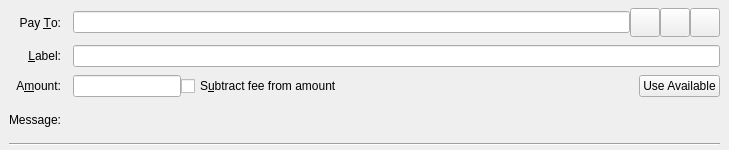
<?xml version="1.0" encoding="UTF-8"?>
<ui version="4.0">
 <class>SendCoinsEntry</class>
 <widget class="QStackedWidget" name="SendCoinsEntry">
  <property name="geometry">
   <rect>
    <x>0</x>
    <y>0</y>
    <width>729</width>
    <height>150</height>
   </rect>
  </property>
  <property name="focusPolicy">
   <enum>Qt::TabFocus</enum>
  </property>
  <property name="autoFillBackground">
   <bool>false</bool>
  </property>
  <widget class="QFrame" name="SendCoins">
   <property name="toolTip">
    <string>This is a normal payment.</string>
   </property>
   <property name="frameShape">
    <enum>QFrame::NoFrame</enum>
   </property>
   <layout class="QGridLayout" name="gridLayout">
    <property name="topMargin">
     <number>8</number>
    </property>
    <property name="bottomMargin">
     <number>4</number>
    </property>
    <property name="horizontalSpacing">
     <number>12</number>
    </property>
    <property name="verticalSpacing">
     <number>8</number>
    </property>
    <item row="0" column="0">
     <widget class="QLabel" name="payToLabel">
      <property name="text">
       <string>Pay &amp;To:</string>
      </property>
      <property name="alignment">
       <set>Qt::AlignRight|Qt::AlignTrailing|Qt::AlignVCenter</set>
      </property>
      <property name="buddy">
       <cstring>payTo</cstring>
      </property>
     </widget>
    </item>
    <item row="0" column="1">
     <layout class="QHBoxLayout" name="payToLayout">
      <property name="spacing">
       <number>0</number>
      </property>
      <item>
       <widget class="QValidatedLineEdit" name="payTo">
        <property name="toolTip">
         <string>The Swamp address to send the payment to</string>
        </property>
       </widget>
      </item>
      <item>
       <widget class="QToolButton" name="addressBookButton">
        <property name="toolTip">
         <string>Choose previously used address</string>
        </property>
        <property name="text">
         <string/>
        </property>
        <property name="iconSize">
         <size>
          <width>22</width>
          <height>22</height>
         </size>
        </property>
        <property name="shortcut">
         <string>Alt+A</string>
        </property>
       </widget>
      </item>
      <item>
       <widget class="QToolButton" name="pasteButton">
        <property name="toolTip">
         <string>Paste address from clipboard</string>
        </property>
        <property name="text">
         <string/>
        </property>
        <property name="iconSize">
         <size>
          <width>22</width>
          <height>22</height>
         </size>
        </property>
        <property name="shortcut">
         <string>Alt+P</string>
        </property>
       </widget>
      </item>
      <item>
       <widget class="QToolButton" name="deleteButton">
        <property name="toolTip">
         <string>Remove this entry</string>
        </property>
        <property name="text">
         <string/>
        </property>
        <property name="iconSize">
         <size>
          <width>22</width>
          <height>22</height>
         </size>
        </property>
       </widget>
      </item>
     </layout>
    </item>
    <item row="1" column="0">
     <widget class="QLabel" name="labellLabel">
      <property name="text">
       <string>&amp;Label:</string>
      </property>
      <property name="alignment">
       <set>Qt::AlignRight|Qt::AlignTrailing|Qt::AlignVCenter</set>
      </property>
      <property name="buddy">
       <cstring>addAsLabel</cstring>
      </property>
     </widget>
    </item>
    <item row="1" column="1">
     <widget class="QLineEdit" name="addAsLabel">
      <property name="toolTip">
       <string>Enter a label for this address to add it to the list of used addresses</string>
      </property>
     </widget>
    </item>
    <item row="2" column="0">
     <widget class="QLabel" name="amountLabel">
      <property name="text">
       <string>A&amp;mount:</string>
      </property>
      <property name="alignment">
       <set>Qt::AlignRight|Qt::AlignTrailing|Qt::AlignVCenter</set>
      </property>
      <property name="buddy">
       <cstring>payAmount</cstring>
      </property>
     </widget>
    </item>
    <item row="2" column="1">
     <layout class="QHBoxLayout" name="horizontalLayoutAmount" stretch="0,0,1,0">
      <item>
       <widget class="BitcoinAmountField" name="payAmount"/>
      </item>
      <item>
       <widget class="QCheckBox" name="checkboxSubtractFeeFromAmount">
        <property name="toolTip">
         <string>The fee will be deducted from the amount being sent. The recipient will receive a lower amount of Swamp than you enter in the amount field. If multiple recipients are selected, the fee is split equally.</string>
        </property>
        <property name="text">
         <string>S&amp;ubtract fee from amount</string>
        </property>
       </widget>
      </item>
      <item>
       <spacer name="horizontalSpacerAmountRow">
        <property name="orientation">
         <enum>Qt::Horizontal</enum>
        </property>
        <property name="sizeHint" stdset="0">
         <size>
          <width>40</width>
          <height>20</height>
         </size>
        </property>
       </spacer>
      </item>
      <item>
       <widget class="QPushButton" name="useAvailableButton">
        <property name="toolTip">
         <string>Use the remaining available balance for this recipient and subtract the fee from the amount.</string>
        </property>
        <property name="text">
         <string>Use Available</string>
        </property>
        <property name="autoDefault">
         <bool>false</bool>
        </property>
       </widget>
      </item>
     </layout>
    </item>
    <item row="3" column="0">
     <widget class="QLabel" name="messageLabel">
      <property name="text">
       <string>Message:</string>
      </property>
      <property name="alignment">
       <set>Qt::AlignRight|Qt::AlignTrailing|Qt::AlignVCenter</set>
      </property>
     </widget>
    </item>
    <item row="3" column="1">
     <widget class="QLabel" name="messageTextLabel">
      <property name="toolTip">
       <string>A message that was attached to the swamp: URI which will be stored with the transaction for your reference. Note: This message will not be sent over the Swamp network.</string>
      </property>
      <property name="textFormat">
       <enum>Qt::PlainText</enum>
      </property>
     </widget>
    </item>
    <item row="4" column="0" colspan="2">
     <widget class="Line" name="line">
      <property name="orientation">
       <enum>Qt::Horizontal</enum>
      </property>
     </widget>
    </item>
   </layout>
  </widget>
  <widget class="QFrame" name="SendCoins_UnauthenticatedPaymentRequest">
   <property name="palette">
    <palette>
     <active>
      <colorrole role="WindowText">
       <brush brushstyle="SolidPattern">
        <color alpha="255">
         <red>0</red>
         <green>0</green>
         <blue>0</blue>
        </color>
       </brush>
      </colorrole>
      <colorrole role="Button">
       <brush brushstyle="SolidPattern">
        <color alpha="255">
         <red>255</red>
         <green>255</green>
         <blue>127</blue>
        </color>
       </brush>
      </colorrole>
      <colorrole role="Light">
       <brush brushstyle="SolidPattern">
        <color alpha="255">
         <red>255</red>
         <green>255</green>
         <blue>255</blue>
        </color>
       </brush>
      </colorrole>
      <colorrole role="Midlight">
       <brush brushstyle="SolidPattern">
        <color alpha="255">
         <red>255</red>
         <green>255</green>
         <blue>191</blue>
        </color>
       </brush>
      </colorrole>
      <colorrole role="Dark">
       <brush brushstyle="SolidPattern">
        <color alpha="255">
         <red>127</red>
         <green>127</green>
         <blue>63</blue>
        </color>
       </brush>
      </colorrole>
      <colorrole role="Mid">
       <brush brushstyle="SolidPattern">
        <color alpha="255">
         <red>170</red>
         <green>170</green>
         <blue>84</blue>
        </color>
       </brush>
      </colorrole>
      <colorrole role="Text">
       <brush brushstyle="SolidPattern">
        <color alpha="255">
         <red>0</red>
         <green>0</green>
         <blue>0</blue>
        </color>
       </brush>
      </colorrole>
      <colorrole role="BrightText">
       <brush brushstyle="SolidPattern">
        <color alpha="255">
         <red>255</red>
         <green>255</green>
         <blue>255</blue>
        </color>
       </brush>
      </colorrole>
      <colorrole role="ButtonText">
       <brush brushstyle="SolidPattern">
        <color alpha="255">
         <red>0</red>
         <green>0</green>
         <blue>0</blue>
        </color>
       </brush>
      </colorrole>
      <colorrole role="Base">
       <brush brushstyle="SolidPattern">
        <color alpha="255">
         <red>255</red>
         <green>255</green>
         <blue>255</blue>
        </color>
       </brush>
      </colorrole>
      <colorrole role="Window">
       <brush brushstyle="SolidPattern">
        <color alpha="255">
         <red>255</red>
         <green>255</green>
         <blue>127</blue>
        </color>
       </brush>
      </colorrole>
      <colorrole role="Shadow">
       <brush brushstyle="SolidPattern">
        <color alpha="255">
         <red>0</red>
         <green>0</green>
         <blue>0</blue>
        </color>
       </brush>
      </colorrole>
      <colorrole role="AlternateBase">
       <brush brushstyle="SolidPattern">
        <color alpha="255">
         <red>255</red>
         <green>255</green>
         <blue>191</blue>
        </color>
       </brush>
      </colorrole>
      <colorrole role="ToolTipBase">
       <brush brushstyle="SolidPattern">
        <color alpha="255">
         <red>255</red>
         <green>255</green>
         <blue>220</blue>
        </color>
       </brush>
      </colorrole>
      <colorrole role="ToolTipText">
       <brush brushstyle="SolidPattern">
        <color alpha="255">
         <red>0</red>
         <green>0</green>
         <blue>0</blue>
        </color>
       </brush>
      </colorrole>
     </active>
     <inactive>
      <colorrole role="WindowText">
       <brush brushstyle="SolidPattern">
        <color alpha="255">
         <red>0</red>
         <green>0</green>
         <blue>0</blue>
        </color>
       </brush>
      </colorrole>
      <colorrole role="Button">
       <brush brushstyle="SolidPattern">
        <color alpha="255">
         <red>255</red>
         <green>255</green>
         <blue>127</blue>
        </color>
       </brush>
      </colorrole>
      <colorrole role="Light">
       <brush brushstyle="SolidPattern">
        <color alpha="255">
         <red>255</red>
         <green>255</green>
         <blue>255</blue>
        </color>
       </brush>
      </colorrole>
      <colorrole role="Midlight">
       <brush brushstyle="SolidPattern">
        <color alpha="255">
         <red>255</red>
         <green>255</green>
         <blue>191</blue>
        </color>
       </brush>
      </colorrole>
      <colorrole role="Dark">
       <brush brushstyle="SolidPattern">
        <color alpha="255">
         <red>127</red>
         <green>127</green>
         <blue>63</blue>
        </color>
       </brush>
      </colorrole>
      <colorrole role="Mid">
       <brush brushstyle="SolidPattern">
        <color alpha="255">
         <red>170</red>
         <green>170</green>
         <blue>84</blue>
        </color>
       </brush>
      </colorrole>
      <colorrole role="Text">
       <brush brushstyle="SolidPattern">
        <color alpha="255">
         <red>0</red>
         <green>0</green>
         <blue>0</blue>
        </color>
       </brush>
      </colorrole>
      <colorrole role="BrightText">
       <brush brushstyle="SolidPattern">
        <color alpha="255">
         <red>255</red>
         <green>255</green>
         <blue>255</blue>
        </color>
       </brush>
      </colorrole>
      <colorrole role="ButtonText">
       <brush brushstyle="SolidPattern">
        <color alpha="255">
         <red>0</red>
         <green>0</green>
         <blue>0</blue>
        </color>
       </brush>
      </colorrole>
      <colorrole role="Base">
       <brush brushstyle="SolidPattern">
        <color alpha="255">
         <red>255</red>
         <green>255</green>
         <blue>255</blue>
        </color>
       </brush>
      </colorrole>
      <colorrole role="Window">
       <brush brushstyle="SolidPattern">
        <color alpha="255">
         <red>255</red>
         <green>255</green>
         <blue>127</blue>
        </color>
       </brush>
      </colorrole>
      <colorrole role="Shadow">
       <brush brushstyle="SolidPattern">
        <color alpha="255">
         <red>0</red>
         <green>0</green>
         <blue>0</blue>
        </color>
       </brush>
      </colorrole>
      <colorrole role="AlternateBase">
       <brush brushstyle="SolidPattern">
        <color alpha="255">
         <red>255</red>
         <green>255</green>
         <blue>191</blue>
        </color>
       </brush>
      </colorrole>
      <colorrole role="ToolTipBase">
       <brush brushstyle="SolidPattern">
        <color alpha="255">
         <red>255</red>
         <green>255</green>
         <blue>220</blue>
        </color>
       </brush>
      </colorrole>
      <colorrole role="ToolTipText">
       <brush brushstyle="SolidPattern">
        <color alpha="255">
         <red>0</red>
         <green>0</green>
         <blue>0</blue>
        </color>
       </brush>
      </colorrole>
     </inactive>
     <disabled>
      <colorrole role="WindowText">
       <brush brushstyle="SolidPattern">
        <color alpha="255">
         <red>127</red>
         <green>127</green>
         <blue>63</blue>
        </color>
       </brush>
      </colorrole>
      <colorrole role="Button">
       <brush brushstyle="SolidPattern">
        <color alpha="255">
         <red>255</red>
         <green>255</green>
         <blue>127</blue>
        </color>
       </brush>
      </colorrole>
      <colorrole role="Light">
       <brush brushstyle="SolidPattern">
        <color alpha="255">
         <red>255</red>
         <green>255</green>
         <blue>255</blue>
        </color>
       </brush>
      </colorrole>
      <colorrole role="Midlight">
       <brush brushstyle="SolidPattern">
        <color alpha="255">
         <red>255</red>
         <green>255</green>
         <blue>191</blue>
        </color>
       </brush>
      </colorrole>
      <colorrole role="Dark">
       <brush brushstyle="SolidPattern">
        <color alpha="255">
         <red>127</red>
         <green>127</green>
         <blue>63</blue>
        </color>
       </brush>
      </colorrole>
      <colorrole role="Mid">
       <brush brushstyle="SolidPattern">
        <color alpha="255">
         <red>170</red>
         <green>170</green>
         <blue>84</blue>
        </color>
       </brush>
      </colorrole>
      <colorrole role="Text">
       <brush brushstyle="SolidPattern">
        <color alpha="255">
         <red>127</red>
         <green>127</green>
         <blue>63</blue>
        </color>
       </brush>
      </colorrole>
      <colorrole role="BrightText">
       <brush brushstyle="SolidPattern">
        <color alpha="255">
         <red>255</red>
         <green>255</green>
         <blue>255</blue>
        </color>
       </brush>
      </colorrole>
      <colorrole role="ButtonText">
       <brush brushstyle="SolidPattern">
        <color alpha="255">
         <red>127</red>
         <green>127</green>
         <blue>63</blue>
        </color>
       </brush>
      </colorrole>
      <colorrole role="Base">
       <brush brushstyle="SolidPattern">
        <color alpha="255">
         <red>255</red>
         <green>255</green>
         <blue>127</blue>
        </color>
       </brush>
      </colorrole>
      <colorrole role="Window">
       <brush brushstyle="SolidPattern">
        <color alpha="255">
         <red>255</red>
         <green>255</green>
         <blue>127</blue>
        </color>
       </brush>
      </colorrole>
      <colorrole role="Shadow">
       <brush brushstyle="SolidPattern">
        <color alpha="255">
         <red>0</red>
         <green>0</green>
         <blue>0</blue>
        </color>
       </brush>
      </colorrole>
      <colorrole role="AlternateBase">
       <brush brushstyle="SolidPattern">
        <color alpha="255">
         <red>255</red>
         <green>255</green>
         <blue>127</blue>
        </color>
       </brush>
      </colorrole>
      <colorrole role="ToolTipBase">
       <brush brushstyle="SolidPattern">
        <color alpha="255">
         <red>255</red>
         <green>255</green>
         <blue>220</blue>
        </color>
       </brush>
      </colorrole>
      <colorrole role="ToolTipText">
       <brush brushstyle="SolidPattern">
        <color alpha="255">
         <red>0</red>
         <green>0</green>
         <blue>0</blue>
        </color>
       </brush>
      </colorrole>
     </disabled>
    </palette>
   </property>
   <property name="toolTip">
    <string>This is an unauthenticated payment request.</string>
   </property>
   <property name="autoFillBackground">
    <bool>true</bool>
   </property>
   <property name="frameShape">
    <enum>QFrame::NoFrame</enum>
   </property>
   <layout class="QGridLayout" name="gridLayout_is">
    <property name="spacing">
     <number>12</number>
    </property>
    <item row="0" column="0">
     <widget class="QLabel" name="payToLabel_is">
      <property name="text">
       <string>Pay To:</string>
      </property>
      <property name="alignment">
       <set>Qt::AlignRight|Qt::AlignTrailing|Qt::AlignVCenter</set>
      </property>
     </widget>
    </item>
    <item row="0" column="1">
     <layout class="QHBoxLayout" name="payToLayout_is">
      <property name="spacing">
       <number>0</number>
      </property>
      <item>
       <widget class="QLabel" name="payTo_is"/>
      </item>
      <item>
       <widget class="QToolButton" name="deleteButton_is">
        <property name="toolTip">
         <string>Remove this entry</string>
        </property>
        <property name="text">
         <string/>
        </property>
       </widget>
      </item>
     </layout>
    </item>
    <item row="1" column="0">
     <widget class="QLabel" name="memoLabel_is">
      <property name="text">
       <string>Memo:</string>
      </property>
      <property name="alignment">
       <set>Qt::AlignRight|Qt::AlignTrailing|Qt::AlignVCenter</set>
      </property>
     </widget>
    </item>
    <item row="1" column="1">
     <widget class="QLabel" name="memoTextLabel_is">
      <property name="textFormat">
       <enum>Qt::PlainText</enum>
      </property>
     </widget>
    </item>
    <item row="2" column="0">
     <widget class="QLabel" name="amountLabel_is">
      <property name="text">
       <string>A&amp;mount:</string>
      </property>
      <property name="alignment">
       <set>Qt::AlignRight|Qt::AlignTrailing|Qt::AlignVCenter</set>
      </property>
      <property name="buddy">
       <cstring>payAmount_is</cstring>
      </property>
     </widget>
    </item>
    <item row="2" column="1">
     <widget class="BitcoinAmountField" name="payAmount_is">
      <property name="acceptDrops">
       <bool>false</bool>
      </property>
     </widget>
    </item>
   </layout>
  </widget>
  <widget class="QFrame" name="SendCoins_AuthenticatedPaymentRequest">
   <property name="palette">
    <palette>
     <active>
      <colorrole role="WindowText">
       <brush brushstyle="SolidPattern">
        <color alpha="255">
         <red>0</red>
         <green>0</green>
         <blue>0</blue>
        </color>
       </brush>
      </colorrole>
      <colorrole role="Button">
       <brush brushstyle="SolidPattern">
        <color alpha="255">
         <red>140</red>
         <green>232</green>
         <blue>119</blue>
        </color>
       </brush>
      </colorrole>
      <colorrole role="Light">
       <brush brushstyle="SolidPattern">
        <color alpha="255">
         <red>230</red>
         <green>255</green>
         <blue>224</blue>
        </color>
       </brush>
      </colorrole>
      <colorrole role="Midlight">
       <brush brushstyle="SolidPattern">
        <color alpha="255">
         <red>185</red>
         <green>243</green>
         <blue>171</blue>
        </color>
       </brush>
      </colorrole>
      <colorrole role="Dark">
       <brush brushstyle="SolidPattern">
        <color alpha="255">
         <red>70</red>
         <green>116</green>
         <blue>59</blue>
        </color>
       </brush>
      </colorrole>
      <colorrole role="Mid">
       <brush brushstyle="SolidPattern">
        <color alpha="255">
         <red>93</red>
         <green>155</green>
         <blue>79</blue>
        </color>
       </brush>
      </colorrole>
      <colorrole role="Text">
       <brush brushstyle="SolidPattern">
        <color alpha="255">
         <red>0</red>
         <green>0</green>
         <blue>0</blue>
        </color>
       </brush>
      </colorrole>
      <colorrole role="BrightText">
       <brush brushstyle="SolidPattern">
        <color alpha="255">
         <red>155</red>
         <green>255</green>
         <blue>147</blue>
        </color>
       </brush>
      </colorrole>
      <colorrole role="ButtonText">
       <brush brushstyle="SolidPattern">
        <color alpha="255">
         <red>0</red>
         <green>0</green>
         <blue>0</blue>
        </color>
       </brush>
      </colorrole>
      <colorrole role="Base">
       <brush brushstyle="SolidPattern">
        <color alpha="255">
         <red>119</red>
         <green>255</green>
         <blue>233</blue>
        </color>
       </brush>
      </colorrole>
      <colorrole role="Window">
       <brush brushstyle="SolidPattern">
        <color alpha="255">
         <red>140</red>
         <green>232</green>
         <blue>119</blue>
        </color>
       </brush>
      </colorrole>
      <colorrole role="Shadow">
       <brush brushstyle="SolidPattern">
        <color alpha="255">
         <red>0</red>
         <green>0</green>
         <blue>0</blue>
        </color>
       </brush>
      </colorrole>
      <colorrole role="AlternateBase">
       <brush brushstyle="SolidPattern">
        <color alpha="255">
         <red>197</red>
         <green>243</green>
         <blue>187</blue>
        </color>
       </brush>
      </colorrole>
      <colorrole role="NoRole">
       <brush brushstyle="SolidPattern">
        <color alpha="255">
         <red>125</red>
         <green>194</green>
         <blue>122</blue>
        </color>
       </brush>
      </colorrole>
      <colorrole role="ToolTipBase">
       <brush brushstyle="SolidPattern">
        <color alpha="255">
         <red>255</red>
         <green>255</green>
         <blue>220</blue>
        </color>
       </brush>
      </colorrole>
      <colorrole role="ToolTipText">
       <brush brushstyle="SolidPattern">
        <color alpha="255">
         <red>0</red>
         <green>0</green>
         <blue>0</blue>
        </color>
       </brush>
      </colorrole>
     </active>
     <inactive>
      <colorrole role="WindowText">
       <brush brushstyle="SolidPattern">
        <color alpha="255">
         <red>0</red>
         <green>0</green>
         <blue>0</blue>
        </color>
       </brush>
      </colorrole>
      <colorrole role="Button">
       <brush brushstyle="SolidPattern">
        <color alpha="255">
         <red>140</red>
         <green>232</green>
         <blue>119</blue>
        </color>
       </brush>
      </colorrole>
      <colorrole role="Light">
       <brush brushstyle="SolidPattern">
        <color alpha="255">
         <red>230</red>
         <green>255</green>
         <blue>224</blue>
        </color>
       </brush>
      </colorrole>
      <colorrole role="Midlight">
       <brush brushstyle="SolidPattern">
        <color alpha="255">
         <red>185</red>
         <green>243</green>
         <blue>171</blue>
        </color>
       </brush>
      </colorrole>
      <colorrole role="Dark">
       <brush brushstyle="SolidPattern">
        <color alpha="255">
         <red>70</red>
         <green>116</green>
         <blue>59</blue>
        </color>
       </brush>
      </colorrole>
      <colorrole role="Mid">
       <brush brushstyle="SolidPattern">
        <color alpha="255">
         <red>93</red>
         <green>155</green>
         <blue>79</blue>
        </color>
       </brush>
      </colorrole>
      <colorrole role="Text">
       <brush brushstyle="SolidPattern">
        <color alpha="255">
         <red>0</red>
         <green>0</green>
         <blue>0</blue>
        </color>
       </brush>
      </colorrole>
      <colorrole role="BrightText">
       <brush brushstyle="SolidPattern">
        <color alpha="255">
         <red>155</red>
         <green>255</green>
         <blue>147</blue>
        </color>
       </brush>
      </colorrole>
      <colorrole role="ButtonText">
       <brush brushstyle="SolidPattern">
        <color alpha="255">
         <red>0</red>
         <green>0</green>
         <blue>0</blue>
        </color>
       </brush>
      </colorrole>
      <colorrole role="Base">
       <brush brushstyle="SolidPattern">
        <color alpha="255">
         <red>119</red>
         <green>255</green>
         <blue>233</blue>
        </color>
       </brush>
      </colorrole>
      <colorrole role="Window">
       <brush brushstyle="SolidPattern">
        <color alpha="255">
         <red>140</red>
         <green>232</green>
         <blue>119</blue>
        </color>
       </brush>
      </colorrole>
      <colorrole role="Shadow">
       <brush brushstyle="SolidPattern">
        <color alpha="255">
         <red>0</red>
         <green>0</green>
         <blue>0</blue>
        </color>
       </brush>
      </colorrole>
      <colorrole role="AlternateBase">
       <brush brushstyle="SolidPattern">
        <color alpha="255">
         <red>197</red>
         <green>243</green>
         <blue>187</blue>
        </color>
       </brush>
      </colorrole>
      <colorrole role="NoRole">
       <brush brushstyle="SolidPattern">
        <color alpha="255">
         <red>125</red>
         <green>194</green>
         <blue>122</blue>
        </color>
       </brush>
      </colorrole>
      <colorrole role="ToolTipBase">
       <brush brushstyle="SolidPattern">
        <color alpha="255">
         <red>255</red>
         <green>255</green>
         <blue>220</blue>
        </color>
       </brush>
      </colorrole>
      <colorrole role="ToolTipText">
       <brush brushstyle="SolidPattern">
        <color alpha="255">
         <red>0</red>
         <green>0</green>
         <blue>0</blue>
        </color>
       </brush>
      </colorrole>
     </inactive>
     <disabled>
      <colorrole role="WindowText">
       <brush brushstyle="SolidPattern">
        <color alpha="255">
         <red>70</red>
         <green>116</green>
         <blue>59</blue>
        </color>
       </brush>
      </colorrole>
      <colorrole role="Button">
       <brush brushstyle="SolidPattern">
        <color alpha="255">
         <red>140</red>
         <green>232</green>
         <blue>119</blue>
        </color>
       </brush>
      </colorrole>
      <colorrole role="Light">
       <brush brushstyle="SolidPattern">
        <color alpha="255">
         <red>230</red>
         <green>255</green>
         <blue>224</blue>
        </color>
       </brush>
      </colorrole>
      <colorrole role="Midlight">
       <brush brushstyle="SolidPattern">
        <color alpha="255">
         <red>185</red>
         <green>243</green>
         <blue>171</blue>
        </color>
       </brush>
      </colorrole>
      <colorrole role="Dark">
       <brush brushstyle="SolidPattern">
        <color alpha="255">
         <red>70</red>
         <green>116</green>
         <blue>59</blue>
        </color>
       </brush>
      </colorrole>
      <colorrole role="Mid">
       <brush brushstyle="SolidPattern">
        <color alpha="255">
         <red>93</red>
         <green>155</green>
         <blue>79</blue>
        </color>
       </brush>
      </colorrole>
      <colorrole role="Text">
       <brush brushstyle="SolidPattern">
        <color alpha="255">
         <red>70</red>
         <green>116</green>
         <blue>59</blue>
        </color>
       </brush>
      </colorrole>
      <colorrole role="BrightText">
       <brush brushstyle="SolidPattern">
        <color alpha="255">
         <red>155</red>
         <green>255</green>
         <blue>147</blue>
        </color>
       </brush>
      </colorrole>
      <colorrole role="ButtonText">
       <brush brushstyle="SolidPattern">
        <color alpha="255">
         <red>70</red>
         <green>116</green>
         <blue>59</blue>
        </color>
       </brush>
      </colorrole>
      <colorrole role="Base">
       <brush brushstyle="SolidPattern">
        <color alpha="255">
         <red>140</red>
         <green>232</green>
         <blue>119</blue>
        </color>
       </brush>
      </colorrole>
      <colorrole role="Window">
       <brush brushstyle="SolidPattern">
        <color alpha="255">
         <red>140</red>
         <green>232</green>
         <blue>119</blue>
        </color>
       </brush>
      </colorrole>
      <colorrole role="Shadow">
       <brush brushstyle="SolidPattern">
        <color alpha="255">
         <red>0</red>
         <green>0</green>
         <blue>0</blue>
        </color>
       </brush>
      </colorrole>
      <colorrole role="AlternateBase">
       <brush brushstyle="SolidPattern">
        <color alpha="255">
         <red>140</red>
         <green>232</green>
         <blue>119</blue>
        </color>
       </brush>
      </colorrole>
      <colorrole role="NoRole">
       <brush brushstyle="SolidPattern">
        <color alpha="255">
         <red>125</red>
         <green>194</green>
         <blue>122</blue>
        </color>
       </brush>
      </colorrole>
      <colorrole role="ToolTipBase">
       <brush brushstyle="SolidPattern">
        <color alpha="255">
         <red>255</red>
         <green>255</green>
         <blue>220</blue>
        </color>
       </brush>
      </colorrole>
      <colorrole role="ToolTipText">
       <brush brushstyle="SolidPattern">
        <color alpha="255">
         <red>0</red>
         <green>0</green>
         <blue>0</blue>
        </color>
       </brush>
      </colorrole>
     </disabled>
    </palette>
   </property>
   <property name="toolTip">
    <string>This is an authenticated payment request.</string>
   </property>
   <property name="autoFillBackground">
    <bool>true</bool>
   </property>
   <property name="frameShape">
    <enum>QFrame::NoFrame</enum>
   </property>
   <layout class="QGridLayout" name="gridLayout_s">
    <property name="spacing">
     <number>12</number>
    </property>
    <item row="0" column="0">
     <widget class="QLabel" name="payToLabel_s">
      <property name="text">
       <string>Pay To:</string>
      </property>
      <property name="alignment">
       <set>Qt::AlignRight|Qt::AlignTrailing|Qt::AlignVCenter</set>
      </property>
     </widget>
    </item>
    <item row="0" column="1">
     <layout class="QHBoxLayout" name="payToLayout_s">
      <property name="spacing">
       <number>0</number>
      </property>
      <item>
       <widget class="QLabel" name="payTo_s">
        <property name="textFormat">
         <enum>Qt::PlainText</enum>
        </property>
       </widget>
      </item>
      <item>
       <widget class="QToolButton" name="deleteButton_s">
        <property name="toolTip">
         <string>Remove this entry</string>
        </property>
        <property name="text">
         <string/>
        </property>
       </widget>
      </item>
     </layout>
    </item>
    <item row="1" column="0">
     <widget class="QLabel" name="memoLabel_s">
      <property name="text">
       <string>Memo:</string>
      </property>
      <property name="alignment">
       <set>Qt::AlignRight|Qt::AlignTrailing|Qt::AlignVCenter</set>
      </property>
     </widget>
    </item>
    <item row="1" column="1">
     <widget class="QLabel" name="memoTextLabel_s">
      <property name="textFormat">
       <enum>Qt::PlainText</enum>
      </property>
     </widget>
    </item>
    <item row="2" column="0">
     <widget class="QLabel" name="amountLabel_s">
      <property name="text">
       <string>A&amp;mount:</string>
      </property>
      <property name="alignment">
       <set>Qt::AlignRight|Qt::AlignTrailing|Qt::AlignVCenter</set>
      </property>
      <property name="buddy">
       <cstring>payAmount_s</cstring>
      </property>
     </widget>
    </item>
    <item row="2" column="1">
     <widget class="BitcoinAmountField" name="payAmount_s">
      <property name="acceptDrops">
       <bool>false</bool>
      </property>
     </widget>
    </item>
   </layout>
  </widget>
 </widget>
 <customwidgets>
  <customwidget>
   <class>QValidatedLineEdit</class>
   <extends>QLineEdit</extends>
   <header>qvalidatedlineedit.h</header>
  </customwidget>
  <customwidget>
   <class>BitcoinAmountField</class>
   <extends>QLineEdit</extends>
   <header>bitcoinamountfield.h</header>
  </customwidget>
 </customwidgets>
 <tabstops>
  <tabstop>payTo</tabstop>
  <tabstop>addressBookButton</tabstop>
  <tabstop>pasteButton</tabstop>
  <tabstop>deleteButton</tabstop>
  <tabstop>addAsLabel</tabstop>
  <tabstop>payAmount</tabstop>
  <tabstop>payAmount_is</tabstop>
  <tabstop>deleteButton_is</tabstop>
  <tabstop>payAmount_s</tabstop>
  <tabstop>deleteButton_s</tabstop>
 </tabstops>
 <resources>
  <include location="../swamp.qrc"/>
 </resources>
 <connections/>
</ui>
